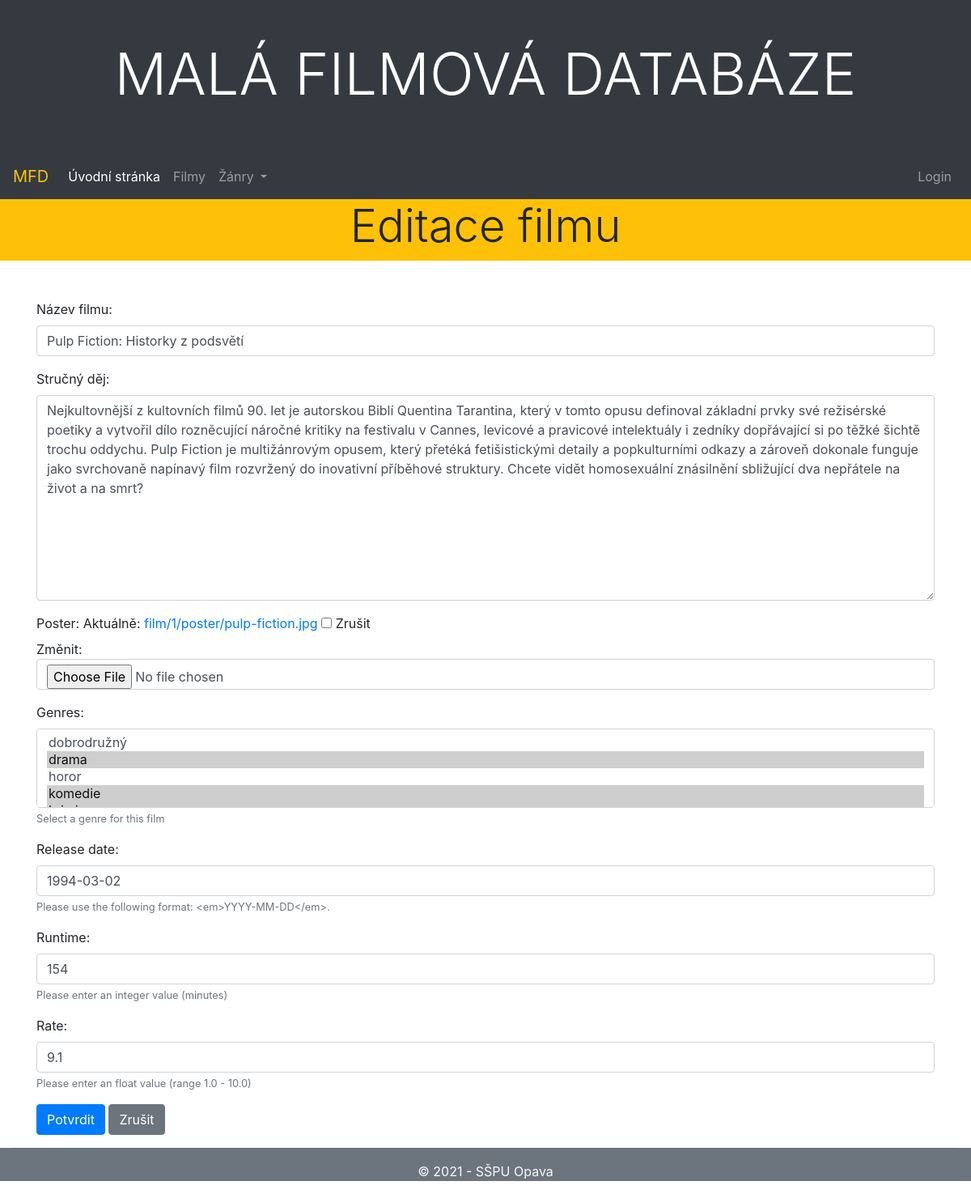
Screenshot of /movies/film/1/update/ with the database file from the repository.
### movies/models.py (models this page shows, shortened)
class Film(models.Model):
    title = models.CharField(max_length=200, verbose_name="Title")
    plot = models.TextField(blank=True, null=True, verbose_name="Plot")
    release_date = models.DateField(blank=True, null=True,
                                    help_text="Please use the following format: <em>YYYY-MM-DD</em>.",
                                    verbose_name="Release date")
    runtime = models.IntegerField(blank=True, null=True,
                                  help_text="Please enter an integer value (minutes)",
                                  verbose_name="Runtime")
    rate = models.FloatField(default=5.0,
                             validators=[MinValueValidator(1.0), MaxValueValidator(10.0)],
                             null=True,
                             help_text="Please enter an float value (range 1.0 - 10.0)",
                             verbose_name="Rate")
    poster = models.ImageField(upload_to=poster_path, blank=True, null=True, verbose_name="Poster")
    genres = models.ManyToManyField(Genre, help_text='Select a genre for this film')
    class Meta:
        ordering = ["-release_date", "title"]

### movies/views.py (the view)
# urls.py: path('film/<int:pk>/update/', views.FilmUpdateView.as_view(), name='film-update'),
class FilmUpdateView(UpdateView):
    model = Film
    template_name = 'movies/film_bootstrap_form.html'
    form_class = FilmModelForm

### movies/forms.py (shortened to what this page needs)
class FilmModelForm(ModelForm):
    class Meta:
        model = Film
        fields = ['title', 'plot', 'poster', 'genres', 'release_date', 'runtime', 'rate']
        labels = {'title': 'Název filmu', 'plot': 'Stručný děj'}

### movies/context_processors.py (called while the page is built)
def genres(request):
    return {'genres': Genre.objects.all()}

### movies/models.py (called while the page is built)
    def __str__(self):
        return self.name

### movies/templates/movies/film_bootstrap_form.html (shortened to what this page needs)
{% extends "base.html" %}
{% load widget_tweaks %}
{% block content %}
<div class="row mb-3">
    <div class="col-sm-12 bg-warning">
        <h2 class="display-4 text-center">Editace filmu</h2>
    </div>
</div>
<div class="row mt-5 mb-3">
    <div class="container">
        <form method="post" novalidate>
            {% for field in form.visible_fields %}
            <div class="form-group">
                {{ field.label_tag }}
                {% if form.is_bound %}
                  {% if field.errors %}
                    {% render_field field class="form-control is-invalid" %}
                    {% for error in field.errors %}
                      <div class="invalid-feedback">
                          {{ error }}
                      </div>
                    {% endfor %}
                  {% else %}
                    {% render_field field class="form-control is-valid" %}
                  {% endif %}
                {% else %}
                  {% render_field field class="form-control" %}
                {% endif %}
                {% if field.help_text %}
                <small class="form-text text-muted">{{ field.help_text }}</small>
                {% endif %}
            </div>
            {% endfor %}
            <button class="btn btn-primary" type="submit">Potvrdit</button>
            <button class="btn btn-secondary" onclick="javascript:history.back();">Zrušit</button>
        </form>
    </div>
</div>
{% endblock %}

### rows the page displays
Film: title "Pulp Fiction: Historky z podsvětí" "Nejkultovnější z kultovních filmů 90. let je autorskou Biblí Quentina Tarantina, který v tomto opusu definoval základní prvky své režisérské poetiky a vytvořil dílo rozněcující náročné kritiky na festivalu v Cannes, levicové a pravicové intelektuály i zedníky dopřávající si po těžké šichtě trochu oddychu. Pulp Fiction je multižánrovým opusem, který přetéká fetišistickými detaily a popkulturními odkazy a zároveň dokonale funguje jako svrchovaně napínavý film rozvržený do inovativní příběhové struktury. Chcete vidět homosexuální znásilnění sbližující dva nepřátele na život a na smrt?" "1994-03-02" "154" "9.1"

### other values shown
{{ field.label_tag }} "Název filmu:" "Stručný děj:" "Poster:" "Genres:" "Release date:" "Runtime:" "Rate:"
{{ field.help_text }} "Select a genre for this film" "Please use the following format: <em>YYYY-MM-DD</em>." "Please enter an integer value (minutes)" "Please enter an float value (range 1.0 - 10.0)"
